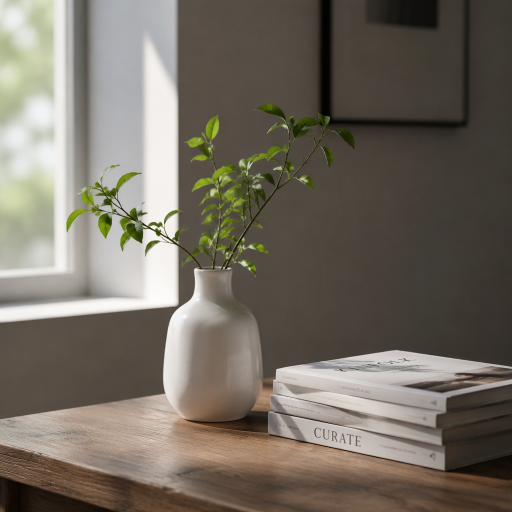
#> input picture 底层算法演示/周期性噪声/assets/photo.png, 1024 x 1024 px (shown at 1/2 size)
$ python parallel_computing.py --input '../../周期性噪声/assets/photo.png'
#> lines starting #> are read from the running program, lines starting #| are printed output that depends on the picture; long printed decimals are rounded
# -*- coding: utf-8 -*-
"""
@file    parallel_computing.py
@brief   并行计算演示：OpenCV 内置并行框架 + 自定义算子的分块并行，并做性能对比。
@details 流程：准备大图 -> 串行基线 -> 内置算子线程数扫描 -> 自定义算子线程/粒度扫描 ->
          正确性校验 -> 全局归约示例 -> 输出加速比表格。
@note    依赖：opencv-python（pip install opencv-python）、numpy。
        勘误：cv2.parallel_for_ 并不存在！cv::parallel_for_ 在 utility.hpp 里是
        CV_EXPORTS（非 CV_EXPORTS_W），且要求继承 cv::ParallelLoopBody 写 C++ 任务类，
        Python 绑定生成器无法导出；实测 OpenCV 4.6 / 5.0 的 cv2 均无此属性。
        Python 侧能用的两条路：
        (1) cv2.setNumThreads(n) 控制 OpenCV 内置算子的内部并行；
        (2) numpy 的 ufunc 会释放 GIL，配合 ThreadPoolExecutor 按行分块，
            这是 parallel_for_ 的 Python 等价实现。
        若循环体用纯 Python 逐像素计算，GIL 会让多线程反而更慢，务必向量化。
"""

import argparse
import os
import time
from concurrent.futures import ThreadPoolExecutor

import cv2
import numpy as np

# 自定义色调映射算子的参数。
GAMMA = 0.65
WEIGHT = 0.55

# 内置算子选一个计算量足够大的核，否则线程调度开销会吃掉收益。
BLUR_KERNEL = (31, 31)

# 默认分块行数：太小调度开销大，太大并行度不足，16~64 行通常合适。
DEFAULT_TILE_ROWS = 32

# 粒度扫描候选值；rows 那一档等价于「整图一个块」，即完全没有并行。
GRANULARITY_CANDIDATES = (1, 4, 16, 64)


def make_synthetic_image(rows, cols, seed=20261117):
    """
    @brief  生成确定性的合成大图，保证无外部素材也能运行。
    @param  rows 图像行数。
    @param  cols 图像列数。
    @param  seed 随机种子。
    @return 三通道 BGR 图像（横向渐变 + 纵向渐变 + 随机噪声）。
    """
    rng = np.random.default_rng(seed)
    image = np.empty((rows, cols, 3), dtype=np.uint8)
    image[..., 0] = np.linspace(0, 255, cols, dtype=np.uint8)[None, :]
    image[..., 1] = np.linspace(0, 255, rows, dtype=np.uint8)[:, None]
    image[..., 2] = rng.integers(0, 256, (rows, cols), dtype=np.uint8)
    return image


def make_tiles(rows, tile_rows):
    """
    @brief  按行把 [0, rows) 切成互不重叠的块，等价于 C++ 的 cv::Range 集合。
    @param  rows      总行数。
    @param  tile_rows 每块行数。
    @return (start, end) 列表。
    """
    return [(y, min(y + tile_rows, rows)) for y in range(0, rows, tile_rows)]


def tone_map_tile(tile, gamma=GAMMA, weight=WEIGHT):
    """
    @brief  自定义逐像素色调映射算子，只作用于一个行块。
    @param  tile   输入行块（uint8 BGR）。
    @param  gamma  Gamma 校正指数。
    @param  weight 亮度权重系数。
    @return 处理后的行块（uint8 BGR）。
    @note   故意用 np.power / np.exp 让算子成为计算密集型：这些 ufunc 在 C 层执行
            且释放 GIL，多线程才有收益。若改成 cv2.LUT 查表，会退化成内存带宽密集型。
    """
    v = tile.astype(np.float32) / 255.0
    mapped = np.power(v, gamma)
    shading = 1.0 - weight + weight * np.exp(-v)
    return np.clip(255.0 * mapped * shading, 0, 255).astype(np.uint8)


def tone_map_serial(image, tile_rows):
    """
    @brief  串行基线：主线程顺序处理所有行块。
    @param  image     输入图像。
    @param  tile_rows 分块行数。
    @return 处理结果。
    """
    dst = np.empty_like(image)
    for start, end in make_tiles(image.shape[0], tile_rows):
        dst[start:end] = tone_map_tile(image[start:end])
    return dst


def tone_map_parallel(image, tile_rows, workers):
    """
    @brief  parallel_for_ 的 Python 等价实现：行块提交给线程池，主线程回填结果。
    @param  image     输入图像。
    @param  tile_rows 分块行数（相当于 nstripes = ceil(rows / tile_rows)）。
    @param  workers   工作线程数。
    @return 处理结果。
    @note   每个任务写自己的局部数组，由主线程按序写入 dst 的不重叠区域，因此无数据竞争；
            耗时中包含线程池创建开销（约 0.1 ms）。
    """
    dst = np.empty_like(image)
    tiles = make_tiles(image.shape[0], tile_rows)

    def work(bounds):
        start, end = bounds
        return start, end, tone_map_tile(image[start:end])

    with ThreadPoolExecutor(max_workers=workers) as pool:
        for start, end, out in pool.map(work, tiles):
            dst[start:end] = out
    return dst


def reduce_mean_parallel(image, tile_rows, workers):
    """
    @brief  跨块有依赖时的正确做法：每个块局部累加，主线程最后合并（无共享可变状态）。
    @param  image     输入图像。
    @param  tile_rows 分块行数。
    @param  workers   工作线程数。
    @return 全图均值。
    @note   直方图、统计量这类 reduction 不能直接就地写共享数组；也不要每像素加锁，
            应像本例一样每条 stripe 只做一次合并。
    """
    tiles = make_tiles(image.shape[0], tile_rows)

    def work(bounds):
        start, end = bounds
        part = image[start:end]
        return float(part.sum(dtype=np.float64)), part.size

    total, count = 0.0, 0
    with ThreadPoolExecutor(max_workers=workers) as pool:
        for partial_sum, partial_count in pool.map(work, tiles):
            total += partial_sum
            count += partial_count
    return total / count


def benchmark_ms(fn, repeats=3):
    """
    @brief  计时：先预热一次，再取重复执行中的最小耗时。
    @param  fn      待测操作。
    @param  repeats 重复次数。
    @return 最小耗时（毫秒）。
    """
    fn()  # 预热：首次调用会触发线程池创建、内存分配等一次性开销。
    costs = []
    for _ in range(repeats):
        t0 = time.perf_counter()
        fn()
        costs.append((time.perf_counter() - t0) * 1000.0)
    return min(costs)


def thread_counts(max_threads):
    """@brief 构造 1, 2, 4, ... , max_threads 的线程数序列。"""
#> called with max_threads = 2
    counts = []
    n = 1
    while n < max_threads:
        counts.append(n)
        n *= 2
    counts.append(max_threads)
    return counts


def print_table(title, records, baseline_ms):
    """
    @brief  输出耗时/加速比表格。
    @param  title       表标题。
    @param  records     (模式, 线程数, 分块行数, 耗时) 列表。
    @param  baseline_ms 串行基线耗时。
    """
    print("\n" + title)
    print("{:<34}{:>9}{:>12}{:>14}{:>11}".format(
        "mode", "threads", "tile rows", "time(ms)", "speedup"))
    print("-" * 80)
    for label, threads, tile_rows, ms in records:
        print("{:<34}{:>9}{:>12}{:>14.2f}{:>10.2f}x".format(
            label, threads, str(tile_rows), ms, baseline_ms / ms))


def main():
    """@brief 主流程：解析参数、准备图像、跑两组对比并打印表格。"""
    parser = argparse.ArgumentParser(
        description="并行计算演示：OpenCV 并行框架与自定义算子分块加速的性能对比"
    )
    parser.add_argument("-i", "--input", default=None, help="输入图像路径，缺省生成合成大图")
    parser.add_argument("-r", "--rows", type=int, default=1200, help="合成图像行数")
    parser.add_argument("-c", "--cols", type=int, default=1600, help="合成图像列数")
    parser.add_argument(
        "-t", "--threads", type=int, default=0, help="最大线程数，0=逻辑CPU数"
    )
    parser.add_argument("-p", "--repeat", type=int, default=3, help="每项计时重复次数(取最小值)")
    parser.add_argument("-o", "--output", default=None, help="保存色调映射结果图像路径")
    args = parser.parse_args()

    repeats = max(1, args.repeat)
    max_threads = args.threads if args.threads > 0 else (os.cpu_count() or 1)
    counts = thread_counts(max_threads)

    # 步骤 1：准备大图（大图像 / 批量数据才值得开线程）。
    if args.input:
        image = cv2.imread(args.input, cv2.IMREAD_COLOR)
#> image is the input picture: shape (1024, 1024, 3); mean B, G, R 97.9, 108.4, 115.5
        if image is None:
            raise FileNotFoundError("无法读取图像: {}".format(os.path.abspath(args.input)))
    else:
        if args.rows <= 0 or args.cols <= 0:
            raise ValueError("rows / cols 必须为正数")
        image = make_synthetic_image(args.rows, args.cols)

    print("cv2 {} | numpy {} | logical CPUs: {}".format(
        cv2.__version__, np.__version__, cv2.getNumberOfCPUs()))
    print("image: {}x{} x {}ch | repeats: {}".format(
        image.shape[1], image.shape[0], image.shape[2], repeats))
#| image: 1024x1024 x 3ch | repeats: 3
    print("cv2.parallel_for_ available: {} (OpenCV Python 绑定未导出该 C++ 接口)".format(
        hasattr(cv2, "parallel_for_")))

    # ---------------- A：OpenCV 内置算子的并行框架 ----------------
    # cv2.setNumThreads(n) 是全局设置，只影响 OpenCV 内部的 parallel_for_，
    # 对 numpy 与 ThreadPoolExecutor 无效；用完必须恢复。
    original_threads = cv2.getNumThreads()
    records_a = []
    try:
        cv2.setNumThreads(1)
        baseline_a = benchmark_ms(
            lambda: cv2.GaussianBlur(image, BLUR_KERNEL, 0), repeats
        )
#> baseline_a = 17.97
        records_a.append(("GaussianBlur (1 thread)", 1, "-", baseline_a))
        for n in counts:
            if n == 1:
                continue
            cv2.setNumThreads(n)
            ms = benchmark_ms(lambda: cv2.GaussianBlur(image, BLUR_KERNEL, 0), repeats)
            records_a.append(("GaussianBlur (auto stripes)", n, "-", ms))
#> this loop made 2 passes
#> ms on pass 2: 14.58
#> after the loop, records_a = [('GaussianBlur (1 thread)', 1, '-', 17.97), ('GaussianBlur (auto stripes)', 2, '-', 14.58)]
        print_table("A. OpenCV 内置并行框架：cv2.setNumThreads(n) + cv2.GaussianBlur",
                    records_a, baseline_a)
#> the loop in print_table, `for label, threads, tile_rows, ms in records:` made 2 passes
#> (label, threads, tile_rows, ms) on passes 1 to 2: ('GaussianBlur (1 thread)', 1, '-', 17.97), ('GaussianBlur (auto stripes)', 2, '-', 14.58)
#| GaussianBlur (1 thread)                   1           -         17.97      1.00x
#| GaussianBlur (auto stripes)               2           -         14.58      1.23x
    finally:
        cv2.setNumThreads(original_threads)

    # ---------------- B：自定义算子的分块并行 ----------------
    tile_rows = min(DEFAULT_TILE_ROWS, image.shape[0])
#> tile_rows = 32
    serial = tone_map_serial(image, tile_rows)
#> after the loop in tone_map_serial, `for start, end in make_tiles(image.shape[0], tile_rows):`:
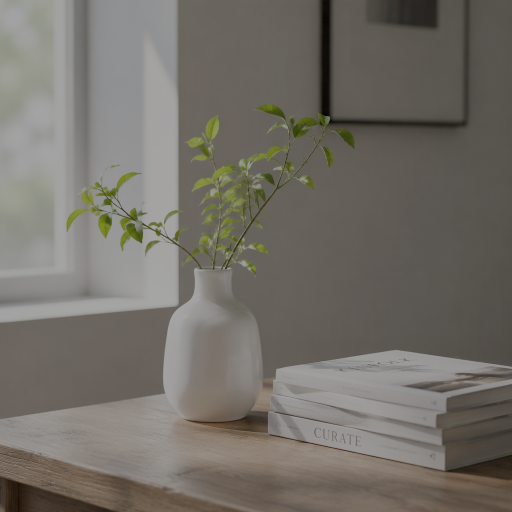
#> dst: shape (1024, 1024, 3) (shown at 1/2 size); mean B, G, R 104.1, 110.9, 115.2
    baseline_b = benchmark_ms(lambda: tone_map_serial(image, tile_rows), repeats)
#> baseline_b = 51.12
    records_b = [("serial (plain tile loop)", 1, tile_rows, baseline_b)]
#> records_b = [('serial (plain tile loop)', 1, 32, 51.12)]

    # 1 个 worker 的一档用于量出线程池本身的调度开销。
    records_b.append(("thread pool (1 worker)", 1, tile_rows,
                      benchmark_ms(lambda: tone_map_parallel(image, tile_rows, 1), repeats)))
    for n in counts:
        if n == 1:
            continue
        ms = benchmark_ms(lambda: tone_map_parallel(image, tile_rows, n), repeats)
        records_b.append(("thread pool (thread sweep)", n, tile_rows, ms))
#> this loop made 2 passes
#> ms on pass 2: 38.97
#> after the loop, records_b = [('serial (plain tile loop)', 1, 32, 51.12), ('thread pool (1 worker)', 1, 32, 51.94), ('thread pool (thread sweep)', 2, 32, 38.97)]

    # 粒度扫描：固定线程数，只改变分块行数。
    candidates = sorted({min(t, image.shape[0]) for t in GRANULARITY_CANDIDATES})
#> candidates = [1, 4, 16, 64]
    candidates.append(image.shape[0])  # 整图一块 = 没有并行度
    for tile in candidates:
        ms = benchmark_ms(
            lambda t=tile: tone_map_parallel(image, t, max_threads), repeats
        )
        records_b.append(("thread pool (granularity)", max_threads, tile, ms))
#> this loop made 5 passes
#> ms on passes 1 to 5: 124.8, 54.54, 31.7, 25.72, 91.09
#> after the loop, records_b = 8 items

    # 步骤 3：正确性校验。块间无依赖时，并行结果必须与串行逐字节一致。
    parallel = tone_map_parallel(image, tile_rows, max_threads)
    equal = np.array_equal(serial, parallel)
#> equal = True
    max_diff = int(np.abs(serial.astype(np.int16) - parallel.astype(np.int16)).max())
#> max_diff = 0
    print("\ncorrectness: array_equal(serial, parallel) = {} | max diff = {} ({})".format(
        equal, max_diff, "PASS" if equal else "FAIL"))
#| correctness: array_equal(serial, parallel) = True | max diff = 0 (PASS)
    if not equal:
        raise RuntimeError("并行结果与串行不一致，请检查分块边界")

    print_table("B. 自定义算子：串行 vs 线程池分块（parallel_for_ 的 Python 等价实现）",
                records_b, baseline_b)
#> the loop in print_table (call 2), `for label, threads, tile_rows, ms in records:` made 8 passes
#> (label, threads, tile_rows, ms) on passes 1 to 8: ('serial (plain tile loop)', 1, 32, 51.12), ('thread pool (1 worker)', 1, 32, 51.94), ('thread pool (thread sweep)', 2, 32, 38.97), ('thread pool (granularity)', 2, 1, 124.8), ('thread pool (granularity)', 2, 4, 54.54), ('thread pool (granularity)', 2, 16, 31.7), ('thread pool (granularity)', 2, 64, 25.72), ('thread pool (granularity)', 2, 1024, 91.09)
#| serial (plain tile loop)                  1          32         51.12      1.00x
#| thread pool (1 worker)                    1          32         51.94      0.98x
#| thread pool (thread sweep)                2          32         38.97      1.31x
#| thread pool (granularity)                 2           1        124.85      0.41x
#| thread pool (granularity)                 2           4         54.54      0.94x
#| thread pool (granularity)                 2          16         31.70      1.61x
#| thread pool (granularity)                 2          64         25.72      1.99x
#| thread pool (granularity)                 2        1024         91.09      0.56x

    # ---------------- C：跨块有依赖时的归约 ----------------
    mean_ref = float(np.mean(image))
#> mean_ref = 107.3
    mean_par = reduce_mean_parallel(image, tile_rows, max_threads)
#> mean_par = 107.3
    print("\nreduction: stripe-local sum + merge = {:.8f} | numpy mean = {:.8f}"
          " | diff = {:.8f}".format(mean_par, mean_ref, abs(mean_par - mean_ref)))
#| reduction: stripe-local sum + merge = 107.283 | numpy mean = 107.283 | diff = 0
    print("note: 积分图/形态学/连通域等有跨块依赖，不能直接切块；\n"
          "      cv2.setNumThreads() 不影响 numpy，纯 Python 逐像素循环受 GIL 限制。")

    if args.output:
        cv2.imwrite(args.output, parallel)
        print("saved: {}".format(os.path.abspath(args.output)))


if __name__ == "__main__":
    main()
